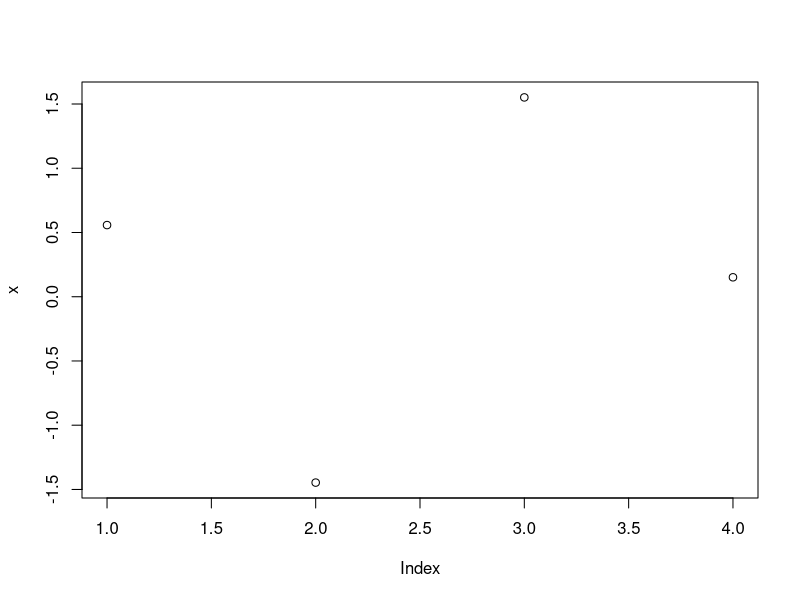
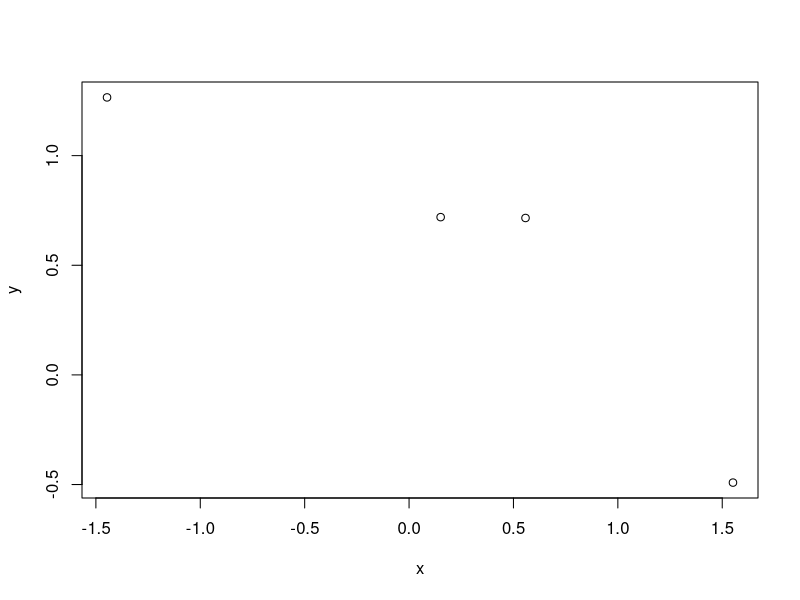

Write R code to recreate these figures, in order.
x <- rnorm(n = 4,sd = 1,mean = 0)
plot(x)

# Agregación de x y y
y <- rnorm(n = 4,sd = 1, mean = 0)

# Grafica
plot(x,y)
